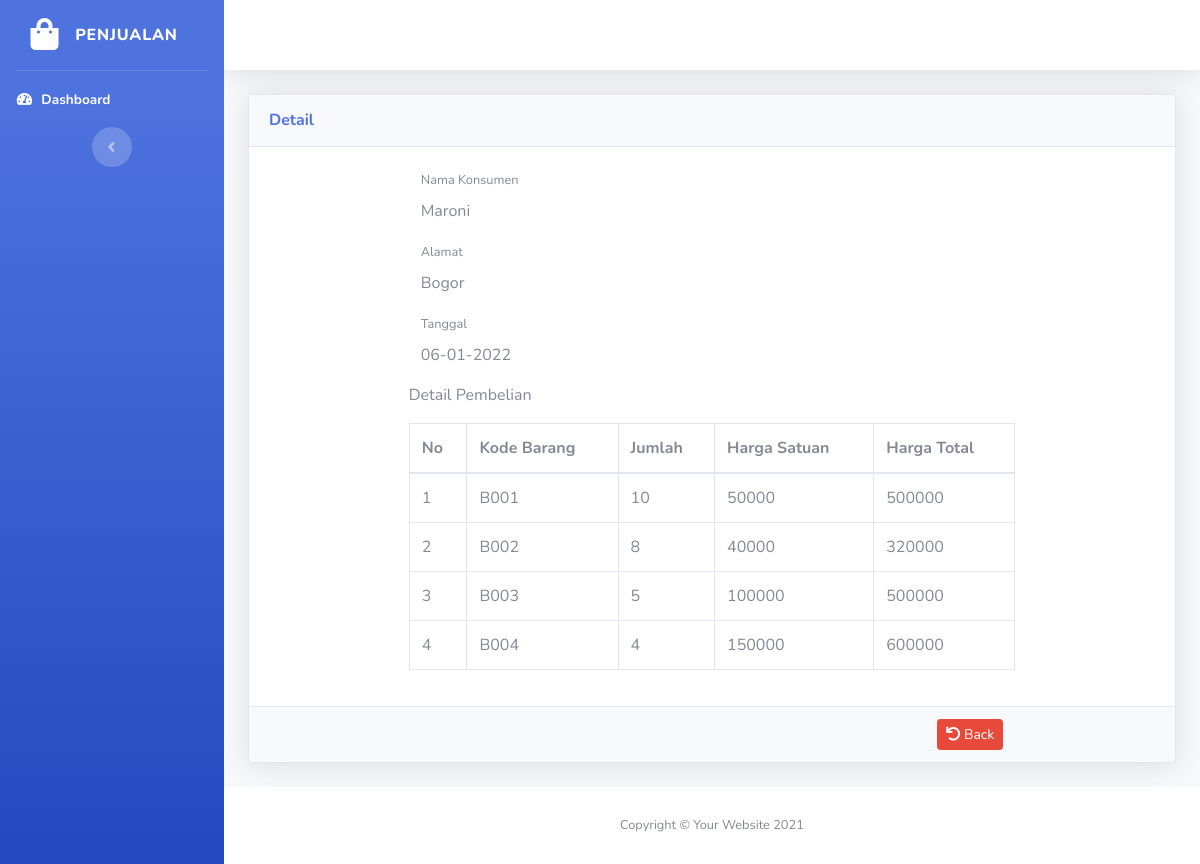
Page /index.php?mod=penjualan&cmd=detail&id=12 on the committed database.
### tables this page shows
CREATE TABLE `tb_penjualan` (
  `id` int(11) NOT NULL,
  `nama_konsumen` varchar(100) NOT NULL,
  `alamat` varchar(100) NOT NULL,
  `tanggal` datetime NOT NULL DEFAULT curdate()
);

CREATE TABLE `tb_detail_penjualan` (
  `id` int(11) NOT NULL,
  `kode_barang` varchar(50) NOT NULL,
  `jumlah` int(11) UNSIGNED NOT NULL,
  `harga_satuan` int(11) UNSIGNED NOT NULL,
  `harga_total` int(11) UNSIGNED NOT NULL,
  `id_penjualan` int(11) NOT NULL
);

### mod/penjualan/detail.php (the view)
<?php
    $id         = $_GET['id'];
    $qu_sell    = "SELECT * FROM tb_penjualan WHERE id=$id";
    $rw_sell    = mysqli_query($con, $qu_sell);
    $rs_sell    = mysqli_fetch_array($rw_sell);
    $qu_detail_sell    = "SELECT * FROM tb_detail_penjualan WHERE id_penjualan=$id";
    $rw_detail_sell    = mysqli_query($con, $qu_detail_sell);
    while ($rs_detail_sell = mysqli_fetch_array($rw_detail_sell)) {
        $result[] = $rs_detail_sell;
    }
?>
            <div class="container-fluid">
                <div class="row">
                    <div class="col-xl-12 col-lg-12">
                        <div class="card shadow mb-4">
                            <div class="card-header py-3">
                                <h6 class="m-0 font-weight-bold text-primary">Detail</h6>
                            </div>
                            <div class="card-body">
                                <div class="row">
                                    <div class="col-lg-8 col-sm-12 mx-auto">
                                        <div class="form-group">
                                            <label><small>Nama Konsumen</small></label>
                                            <p><?php echo $rs_sell['nama_konsumen'] ?></p>
                                        </div>
                                        <div class="form-group">
                                            <label><small>Alamat</small></label>
                                            <p><?php echo $rs_sell['alamat'] ?></p>
                                        </div>
                                        <div class="form-group">
                                            <label><small>Tanggal</small></label>
                                            <p><?php echo date('d-m-Y', strtotime($rs_sell['tanggal'])) ?></p>
                                        </div>
                                        <div class="row">
                                            <p>Detail Pembelian</p>
                                            <div class="table-responsive">
                                                <table class="table table-bordered" id="dataTable" width="100%" cellspacing="0">
                                                    <thead>
                                                        <tr>
                                                            <th>No</th>
                                                            <th>Kode Barang</th>
                                                            <th>Jumlah</th>
                                                            <th>Harga Satuan</th>
                                                            <th>Harga Total</th>
                                                        </tr>
                                                    </thead>
                                                    <tbody>
                                                        <?php
                                                            $no = 1;
                                                            foreach ($result as $res) {
                                                        ?>
                                                        <tr>
                                                            <td><?php echo $no++ ?></td>
                                                            <td><?php echo $res['kode_barang']; ?></td>
                                                            <td><?php echo $res['jumlah']; ?></td>
                                                            <td><?php echo $res['harga_satuan']; ?></td>
                                                            <td><?php echo $res['harga_total']; ?></td>
                                                        </tr>
                                                        <?php } ?>
                                                    </tbody>
                                                </table>
                                            </div>
                                        </div>
                                    </div>
                                </div>
                            </div>
                            <div class="card-footer">
                                <div class="row">
                                    <div class="col-8 mx-auto">
                                        <div align="right">
                                            <a href="#" class="btn btn-sm btn-danger" onclick="history.back()"><i class="fas fa-undo"></i> Back</a>
                                        </div>
                                    </div>
                                </div>
                            </div>
                        </div>
                    </div>
                </div>
            </div>
        </div>

### template/header.php (shortened to what this page needs)
<!DOCTYPE html>
<html lang="en">
<head>
    <link href="assets/vendor/fontawesome-free/css/all.min.css" rel="stylesheet" type="text/css">
    <link href="assets/css/sb-admin-2.min.css" rel="stylesheet">
    <link href="assets/vendor/datatables/dataTables.bootstrap4.min.css" rel="stylesheet">
</head>
<body id="page-top">
    <div id="wrapper">
        <ul class="navbar-nav bg-gradient-primary sidebar sidebar-dark accordion" id="accordionSidebar">
            <a class="sidebar-brand d-flex align-items-center justify-content-center" href="index.html">
                <div class="sidebar-brand-icon">
                    <i class="fas fa-shopping-bag"></i>
                </div>
                <div class="sidebar-brand-text mx-3">Penjualan</div>
            </a>
            <hr class="sidebar-divider my-0">
            <li class="nav-item active">
                <a class="nav-link" href="index.html">
                    <i class="fas fa-fw fa-tachometer-alt"></i>
                    <span>Dashboard</span></a>
            </li>
            <div class="text-center d-none d-md-inline">
                <button class="rounded-circle border-0" id="sidebarToggle"></button>
            </div>
        </ul>
        <div id="content-wrapper" class="d-flex flex-column">
            <div id="content">
                <nav class="navbar navbar-expand navbar-light bg-white topbar mb-4 static-top shadow">
                </nav>

### index.php (shortened to what this page needs)
<?php
include('template/header.php');
?>
<?PHP
if(empty($_GET['mod'])) {
	include_once "template/dashboard.php";
}
else
{
	$file = $_GET["cmd"];
	$includeFile = "mod/".$_GET['mod']. "/" . $file.'.php';
	if (file_exists($includeFile))
	{
		include_once($includeFile);
	}
	else
		{ echo("Script Not Found");	}
}
?>
<?php
	include('template/footer.php');
?>

### template/footer.php (shortened to what this page needs)
            <footer class="sticky-footer bg-white">
                <div class="container my-auto">
                    <div class="copyright text-center my-auto">
                        <span>Copyright &copy; Your Website 2021</span>
                    </div>
                </div>
            </footer>
        </div>
    </div>
</body>
</html>

### rows in the picture
tb_penjualan: nama_konsumen "Maroni", alamat "Bogor", tanggal "06-01-2022"
tb_detail_penjualan: kode_barang "B001", jumlah "10", harga_satuan "50000", harga_total "500000"
tb_detail_penjualan: kode_barang "B002", jumlah "8", harga_satuan "40000", harga_total "320000"
tb_detail_penjualan: kode_barang "B003", jumlah "5", harga_satuan "100000", harga_total "500000"
tb_detail_penjualan: kode_barang "B004", jumlah "4", harga_satuan "150000", harga_total "600000"
